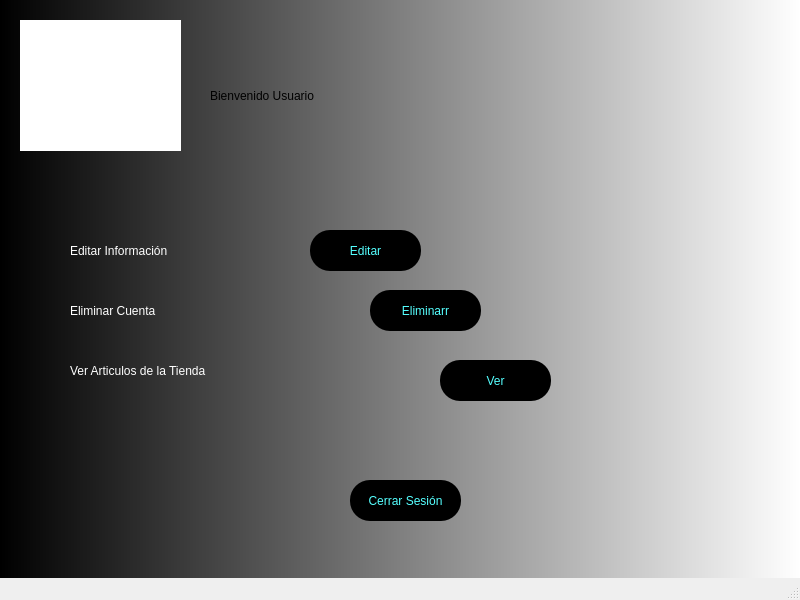
<?xml version="1.0" encoding="UTF-8"?>
<ui version="4.0">
 <class>MainWindow</class>
 <widget class="QMainWindow" name="MainWindow">
  <property name="geometry">
   <rect>
    <x>0</x>
    <y>0</y>
    <width>800</width>
    <height>600</height>
   </rect>
  </property>
  <property name="windowTitle">
   <string>MainWindow</string>
  </property>
  <property name="styleSheet">
   <string notr="true">QWidget#centralwidget{
background-color: qlineargradient(spread:pad, x1:0, y1:0, x2:1, y2:0, stop:0 rgba(0, 0, 0, 255), stop:1 rgba(255, 255, 255, 255));}</string>
  </property>
  <widget class="QWidget" name="centralwidget">
   <widget class="QLabel" name="label">
    <property name="geometry">
     <rect>
      <x>210</x>
      <y>60</y>
      <width>521</width>
      <height>71</height>
     </rect>
    </property>
    <property name="styleSheet">
     <string notr="true">font: 26pt &quot;MV Boli&quot;;
font: 48pt &quot;Impact&quot;;</string>
    </property>
    <property name="text">
     <string>Bienvenido Usuario </string>
    </property>
   </widget>
   <widget class="QLabel" name="label_4">
    <property name="geometry">
     <rect>
      <x>20</x>
      <y>20</y>
      <width>161</width>
      <height>131</height>
     </rect>
    </property>
    <property name="styleSheet">
     <string notr="true">background-color: rgb(255, 255, 255);</string>
    </property>
    <property name="text">
     <string/>
    </property>
    <property name="pixmap">
     <pixmap>../Imagenes/1.png</pixmap>
    </property>
    <property name="scaledContents">
     <bool>true</bool>
    </property>
   </widget>
   <widget class="QLabel" name="label_2">
    <property name="geometry">
     <rect>
      <x>70</x>
      <y>240</y>
      <width>211</width>
      <height>21</height>
     </rect>
    </property>
    <property name="styleSheet">
     <string notr="true">font: 87 12pt &quot;Arial Black&quot;;
color: rgb(255, 255, 255);</string>
    </property>
    <property name="text">
     <string>Editar Información</string>
    </property>
   </widget>
   <widget class="QLabel" name="label_3">
    <property name="geometry">
     <rect>
      <x>70</x>
      <y>300</y>
      <width>211</width>
      <height>21</height>
     </rect>
    </property>
    <property name="styleSheet">
     <string notr="true">font: 87 12pt &quot;Arial Black&quot;;
color: rgb(255, 255, 255);</string>
    </property>
    <property name="text">
     <string>Eliminar Cuenta </string>
    </property>
   </widget>
   <widget class="QLabel" name="label_5">
    <property name="geometry">
     <rect>
      <x>70</x>
      <y>360</y>
      <width>241</width>
      <height>21</height>
     </rect>
    </property>
    <property name="styleSheet">
     <string notr="true">font: 87 12pt &quot;Arial Black&quot;;
color: rgb(255, 255, 255);</string>
    </property>
    <property name="text">
     <string>Ver Articulos de la Tienda </string>
    </property>
   </widget>
   <widget class="QPushButton" name="pushButton">
    <property name="geometry">
     <rect>
      <x>310</x>
      <y>230</y>
      <width>111</width>
      <height>41</height>
     </rect>
    </property>
    <property name="styleSheet">
     <string notr="true">background-color: rgb(0, 0, 0);
color: rgb(85, 255, 255);
border-radius:20px;</string>
    </property>
    <property name="text">
     <string>Editar</string>
    </property>
   </widget>
   <widget class="QPushButton" name="pushButton_2">
    <property name="geometry">
     <rect>
      <x>370</x>
      <y>290</y>
      <width>111</width>
      <height>41</height>
     </rect>
    </property>
    <property name="styleSheet">
     <string notr="true">background-color: rgb(0, 0, 0);
color: rgb(85, 255, 255);
border-radius:20px;</string>
    </property>
    <property name="text">
     <string>Eliminarr</string>
    </property>
   </widget>
   <widget class="QPushButton" name="pushButton_3">
    <property name="geometry">
     <rect>
      <x>440</x>
      <y>360</y>
      <width>111</width>
      <height>41</height>
     </rect>
    </property>
    <property name="styleSheet">
     <string notr="true">background-color: rgb(0, 0, 0);
color: rgb(85, 255, 255);
border-radius:20px;</string>
    </property>
    <property name="text">
     <string>Ver</string>
    </property>
   </widget>
   <widget class="QPushButton" name="pushButton_4">
    <property name="geometry">
     <rect>
      <x>350</x>
      <y>480</y>
      <width>111</width>
      <height>41</height>
     </rect>
    </property>
    <property name="styleSheet">
     <string notr="true">background-color: rgb(0, 0, 0);
color: rgb(85, 255, 255);
border-radius:20px;</string>
    </property>
    <property name="text">
     <string>Cerrar Sesión</string>
    </property>
   </widget>
  </widget>
  <widget class="QMenuBar" name="menubar">
   <property name="geometry">
    <rect>
     <x>0</x>
     <y>0</y>
     <width>800</width>
     <height>21</height>
    </rect>
   </property>
  </widget>
  <widget class="QStatusBar" name="statusbar"/>
 </widget>
 <resources/>
 <connections/>
</ui>
